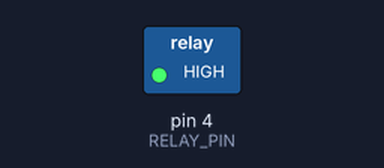
The sketch below on a simulated Arduino Uno, built with avr-gcc and run on an emulated ATmega328P. On the bench: switched loads named in the sketch (green lamp = pin HIGH).

Above: at 2.5 s.
At 7.5 s:
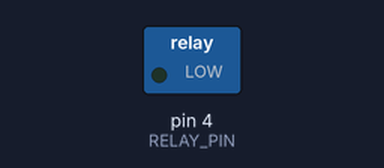
Timing chart, 0 to 13.0 s (numbered marks = the images above):
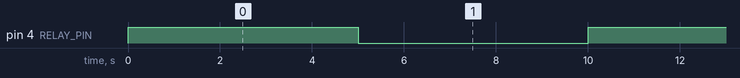

The sketch:

espRelay.ino
```cpp
const int RELAY_PIN = 4; // Update this to match your relay's pin number

void setup() {
  pinMode(RELAY_PIN, OUTPUT);
}

void loop() {
  digitalWrite(RELAY_PIN, HIGH);
  delay(5000); // Wait for 5 seconds

  digitalWrite(RELAY_PIN, LOW);
  delay(5000); // Wait for 5 seconds
}
```

Measured:
- by itself, pin 4 (RELAY_PIN): alternates HIGH for 5.0 s and LOW for 5.0 s
